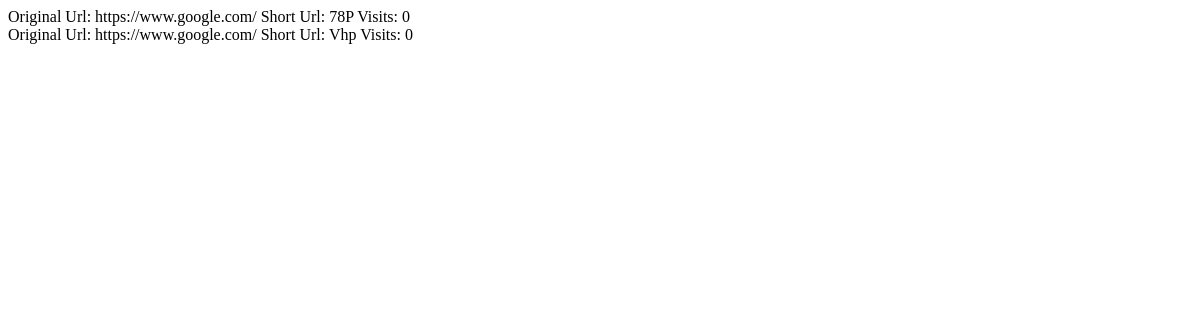
/stats, run on an earlier commit of the app's database.
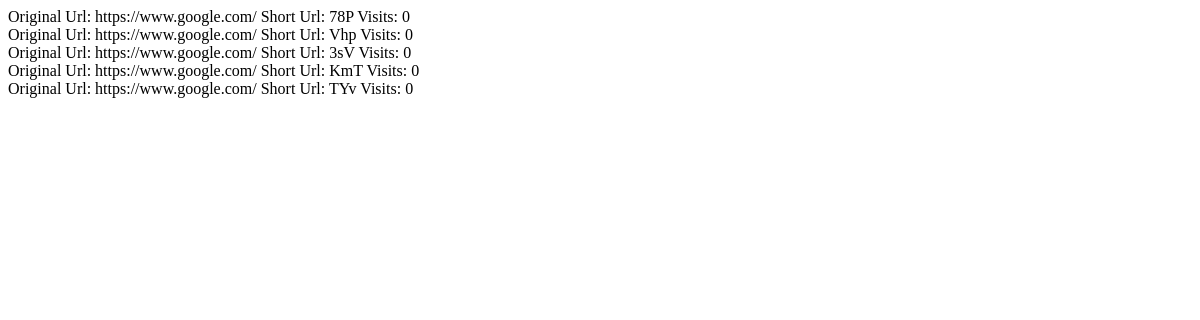
And on a later commit of the database.
### models.py (models this page shows, shortened)
class Link(db.Model):
    id = db.Column(db.Integer, primary_key=True)
    original_url = db.Column(db.String(512))
    short_url = db.Column(db.String(3), unique=True)
    visits = db.Column(db.Integer, default=0)
    date_created = db.Column(db.DateTime, default=datetime.now)

### routes.py (the view)
@short.route('/stats')
def stats():
    links = Link.query.all()
    return render_template('stats.html', links=links)

### templates/stats.html (shortened to what this page needs)
{% for link in links %}
Original Url: {{ link.original_url }}
Short Url: {{ link.short_url }}
Visits: {{ link.visits }}
{% endfor %}

What changed in the data, as far as the page shows it:
added Link: original_url "https://www.google.com/", short_url "3sV", visits "0"
added Link: original_url "https://www.google.com/", short_url "KmT", visits "0"
added Link: original_url "https://www.google.com/", short_url "TYv", visits "0"
